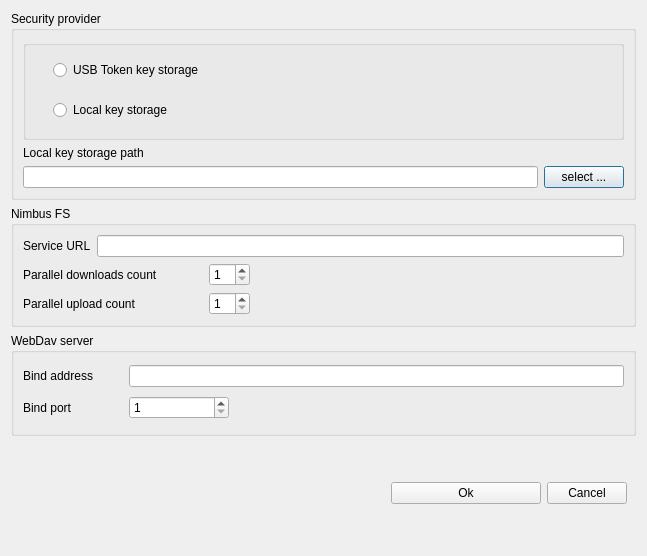
<?xml version="1.0" encoding="UTF-8"?>
<ui version="4.0">
 <class>SettingsDialog</class>
 <widget class="QDialog" name="SettingsDialog">
  <property name="geometry">
   <rect>
    <x>0</x>
    <y>0</y>
    <width>647</width>
    <height>556</height>
   </rect>
  </property>
  <property name="windowTitle">
   <string>Settings</string>
  </property>
  <layout class="QVBoxLayout" name="verticalLayout">
   <item>
    <widget class="QGroupBox" name="securityProviderBox">
     <property name="title">
      <string>Security provider</string>
     </property>
     <layout class="QVBoxLayout" name="verticalLayout_2">
      <item>
       <widget class="QGroupBox" name="groupBox">
        <property name="sizePolicy">
         <sizepolicy hsizetype="Preferred" vsizetype="Fixed">
          <horstretch>0</horstretch>
          <verstretch>200</verstretch>
         </sizepolicy>
        </property>
        <property name="minimumSize">
         <size>
          <width>0</width>
          <height>100</height>
         </size>
        </property>
        <property name="title">
         <string/>
        </property>
        <widget class="QRadioButton" name="rbTokenKS">
         <property name="geometry">
          <rect>
           <x>30</x>
           <y>20</y>
           <width>311</width>
           <height>20</height>
          </rect>
         </property>
         <property name="text">
          <string>USB Token key storage</string>
         </property>
        </widget>
        <widget class="QRadioButton" name="rbLocalKS">
         <property name="geometry">
          <rect>
           <x>30</x>
           <y>60</y>
           <width>201</width>
           <height>20</height>
          </rect>
         </property>
         <property name="text">
          <string>Local key storage</string>
         </property>
        </widget>
       </widget>
      </item>
      <item>
       <widget class="QLabel" name="label">
        <property name="text">
         <string>Local key storage path</string>
        </property>
       </widget>
      </item>
      <item>
       <layout class="QHBoxLayout" name="horizontalLayout">
        <item>
         <widget class="QLineEdit" name="lineEdit">
          <property name="readOnly">
           <bool>true</bool>
          </property>
         </widget>
        </item>
        <item>
         <widget class="QPushButton" name="selectFileButton">
          <property name="text">
           <string>select ...</string>
          </property>
         </widget>
        </item>
       </layout>
      </item>
     </layout>
    </widget>
   </item>
   <item>
    <widget class="QGroupBox" name="nimbusFSBox">
     <property name="title">
      <string>Nimbus FS</string>
     </property>
     <layout class="QVBoxLayout" name="verticalLayout_3">
      <item>
       <layout class="QHBoxLayout" name="horizontalLayout_6">
        <item>
         <widget class="QLabel" name="label_4">
          <property name="text">
           <string>Service URL</string>
          </property>
         </widget>
        </item>
        <item>
         <widget class="QLineEdit" name="serviceURL"/>
        </item>
       </layout>
      </item>
      <item>
       <layout class="QHBoxLayout" name="horizontalLayout_5">
        <item>
         <widget class="QLabel" name="label_2">
          <property name="minimumSize">
           <size>
            <width>180</width>
            <height>0</height>
           </size>
          </property>
          <property name="text">
           <string>Parallel downloads count</string>
          </property>
          <property name="alignment">
           <set>Qt::AlignLeading|Qt::AlignLeft|Qt::AlignVCenter</set>
          </property>
         </widget>
        </item>
        <item>
         <widget class="QSpinBox" name="downloadCount">
          <property name="minimum">
           <number>1</number>
          </property>
          <property name="maximum">
           <number>10</number>
          </property>
         </widget>
        </item>
        <item>
         <spacer name="horizontalSpacer_3">
          <property name="orientation">
           <enum>Qt::Horizontal</enum>
          </property>
          <property name="sizeHint" stdset="0">
           <size>
            <width>40</width>
            <height>20</height>
           </size>
          </property>
         </spacer>
        </item>
       </layout>
      </item>
      <item>
       <layout class="QHBoxLayout" name="horizontalLayout_4">
        <item>
         <widget class="QLabel" name="label_3">
          <property name="minimumSize">
           <size>
            <width>180</width>
            <height>0</height>
           </size>
          </property>
          <property name="text">
           <string>Parallel upload count</string>
          </property>
          <property name="alignment">
           <set>Qt::AlignLeading|Qt::AlignLeft|Qt::AlignVCenter</set>
          </property>
         </widget>
        </item>
        <item>
         <widget class="QSpinBox" name="uploadCount">
          <property name="minimum">
           <number>1</number>
          </property>
          <property name="maximum">
           <number>10</number>
          </property>
         </widget>
        </item>
        <item>
         <spacer name="horizontalSpacer_2">
          <property name="orientation">
           <enum>Qt::Horizontal</enum>
          </property>
          <property name="sizeHint" stdset="0">
           <size>
            <width>40</width>
            <height>20</height>
           </size>
          </property>
         </spacer>
        </item>
       </layout>
      </item>
     </layout>
    </widget>
   </item>
   <item>
    <widget class="QGroupBox" name="webdavBox">
     <property name="title">
      <string>WebDav server</string>
     </property>
     <layout class="QVBoxLayout" name="verticalLayout_4">
      <item>
       <layout class="QHBoxLayout" name="horizontalLayout_7">
        <item>
         <widget class="QLabel" name="label_5">
          <property name="minimumSize">
           <size>
            <width>100</width>
            <height>0</height>
           </size>
          </property>
          <property name="text">
           <string>Bind address</string>
          </property>
         </widget>
        </item>
        <item>
         <widget class="QLineEdit" name="webdavBindAddr"/>
        </item>
       </layout>
      </item>
      <item>
       <layout class="QHBoxLayout" name="horizontalLayout_8">
        <item>
         <widget class="QLabel" name="label_6">
          <property name="minimumSize">
           <size>
            <width>100</width>
            <height>0</height>
           </size>
          </property>
          <property name="text">
           <string>Bind port</string>
          </property>
          <property name="alignment">
           <set>Qt::AlignLeading|Qt::AlignLeft|Qt::AlignVCenter</set>
          </property>
         </widget>
        </item>
        <item>
         <widget class="QSpinBox" name="webdavBindPort">
          <property name="minimumSize">
           <size>
            <width>100</width>
            <height>0</height>
           </size>
          </property>
          <property name="minimum">
           <number>1</number>
          </property>
          <property name="maximum">
           <number>65535</number>
          </property>
         </widget>
        </item>
        <item>
         <spacer name="horizontalSpacer_4">
          <property name="orientation">
           <enum>Qt::Horizontal</enum>
          </property>
          <property name="sizeHint" stdset="0">
           <size>
            <width>40</width>
            <height>20</height>
           </size>
          </property>
         </spacer>
        </item>
       </layout>
      </item>
     </layout>
    </widget>
   </item>
   <item>
    <widget class="QWidget" name="widget" native="true">
     <layout class="QHBoxLayout" name="horizontalLayout_3">
      <item>
       <layout class="QHBoxLayout" name="horizontalLayout_2">
        <item>
         <spacer name="horizontalSpacer">
          <property name="orientation">
           <enum>Qt::Horizontal</enum>
          </property>
          <property name="sizeHint" stdset="0">
           <size>
            <width>40</width>
            <height>20</height>
           </size>
          </property>
         </spacer>
        </item>
        <item>
         <widget class="QPushButton" name="applyButton">
          <property name="minimumSize">
           <size>
            <width>150</width>
            <height>0</height>
           </size>
          </property>
          <property name="text">
           <string>Ok</string>
          </property>
         </widget>
        </item>
        <item>
         <widget class="QPushButton" name="cancelButton">
          <property name="text">
           <string>Cancel</string>
          </property>
         </widget>
        </item>
       </layout>
      </item>
     </layout>
    </widget>
   </item>
  </layout>
 </widget>
 <resources/>
 <connections/>
</ui>
